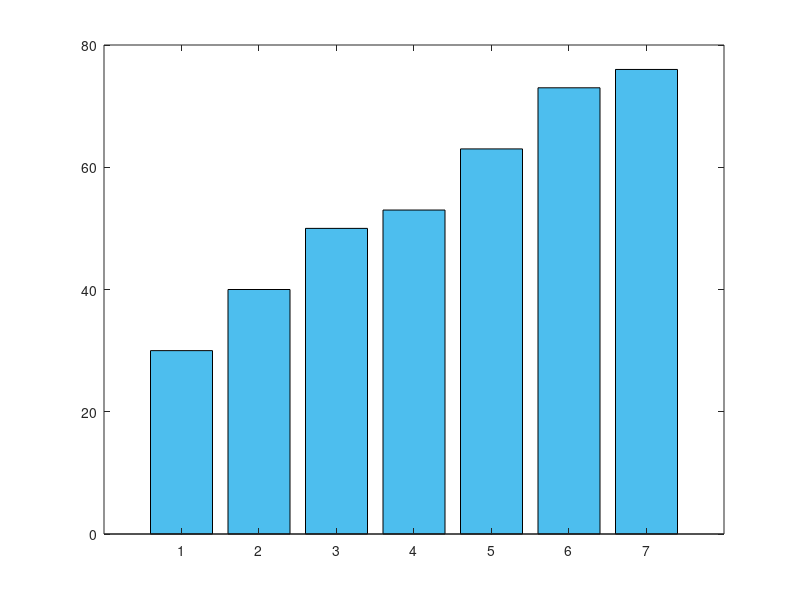

Here is the MATLAB script that generated this plot: (Note: this script raises an error after producing the figure.)
% =====================================================
%  UTS Matematika Sains Data — Semester Genap 2025/2026
%  Soal 1 — Eksplorasi Awal dan Profil Data Transaksi
%  Nama  : Muhammad Farand Danendra
%  NIM   : 2510514025
%  Parameter: N=25, a=2, b=5, K=8, theta0=85, alpha=0.006
%  Tanggal: 22 April 2026
% =====================================================
% Tampilkan timestamp di Command Window
disp(['Tanggal & Waktu Eksekusi: ', datestr(now)])
% 1. Inisialisasi Data
D = [30, 40, 50, 53, 63, 73, 76];
% 2. Verifikasi Statistik (Subsoal b)
rata_rata = mean(D);
nilai_tengah = median(D);
nilai_modus = mode(D);
jangkauan = range(D);
% std(D, 1) digunakan untuk menghitung standar deviasi populasi (bukan sampel)
std_deviasi = std(D, 1);
disp('--- Hasil Verifikasi Statistik ---')
disp(['Mean             : ', num2str(rata_rata)]);
disp(['Median           : ', num2str(nilai_tengah)]);
disp(['Mode             : ', num2str(nilai_modus), ' (Note: Semua nilai unik)']);
disp(['Range            : ', num2str(jangkauan)]);
disp(['Std Dev Populasi : ', num2str(std_deviasi)]);
% 3. Visualisasi Diagram Batang (Subsoal c)
figure('Name', 'Analisis Penjualan Toko');
bar(D, 'FaceColor', '#4DBEEE');
hold on;
% Menambahkan garis rata-rata horizontal
yline(rata_rata, '--r', 'LineWidth', 2, 'DisplayName', 'Rata-rata Penjualan');
% Formatting Grafik
title('Diagram Penjualan per Toko - NIM: 2510514025', 'FontSize', 12, 'FontWeight', 'bold');
xlabel('Toko Ke-i', 'FontSize', 11);
ylabel('Penjualan (Juta Rupiah)', 'FontSize', 11);
xticks(1:7);
grid on;
legend('Penjualan Toko', 'Rata-rata (55 Juta)', 'Location', 'northwest');
hold off;
% Simpan file PNG
saveas(gcf, 'Grafik_Penjualan_2510514025.png');
disp('Grafik telah berhasil disimpan sebagai "Grafik_Penjualan_2510514025.png"');
